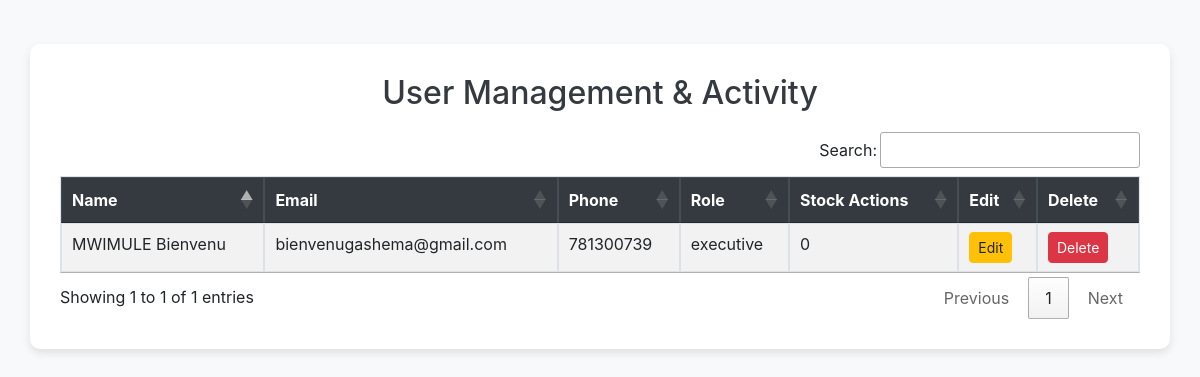
The app's page /reports/user_managment_and_working.php (signed in), older data.
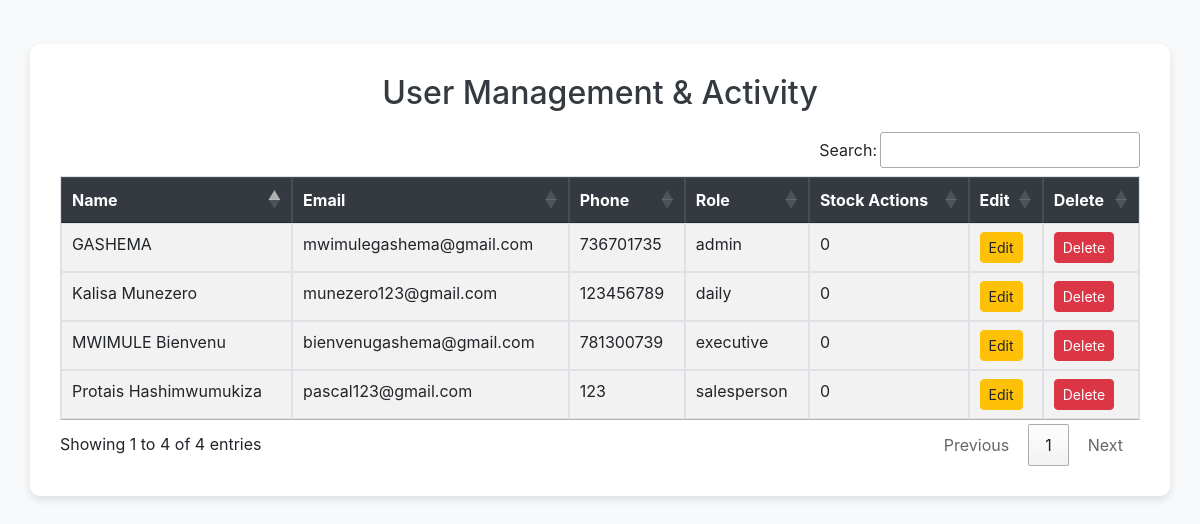
The same page, newer data.
### tables this page shows
CREATE TABLE `users` (
  `id` int(12) NOT NULL,
  `names` varchar(100) NOT NULL,
  `email` varchar(50) NOT NULL,
  `phone` int(14) NOT NULL,
  `password` varchar(300) NOT NULL,
  `role` varchar(12) NOT NULL,
  `otp` int(100) NOT NULL,
  `time` timestamp(6) NOT NULL DEFAULT current_timestamp(6) ON UPDATE current_timestamp(6)
);

### reports/user_managment_and_working.php (the view, shortened to what this page needs)
<?php
include_once "../config/config.php";
$users = mysqli_query($conn, "SELECT id, names, email, phone, role FROM users ORDER BY names");
$actionCounts = [];
?>
<!DOCTYPE html>
<html lang="en">
<head>
  <link href="../vendor/bootstrap-4.1/bootstrap.min.css" rel="stylesheet">
  <link rel="stylesheet" href="https://cdn.datatables.net/1.13.6/css/jquery.dataTables.min.css">
  <link rel="stylesheet" href="https://cdn.datatables.net/buttons/2.4.1/css/buttons.dataTables.min.css">
</head>
<body class="p-4">
  <div class="container">
    <h2>User Management & Activity</h2>
    <table id="userTable" class="table table-bordered table-striped">
      <thead>
        <tr><th>Name</th><th>Email</th><th>Phone</th><th>Role</th><th>Stock Actions</th><th>Edit</th><th>Delete</th></tr>
      </thead>
      <tbody>
        <?php while($u = mysqli_fetch_assoc($users)): ?>
        <tr>
          <td><?= htmlspecialchars($u['names']) ?></td>
          <td><?= htmlspecialchars($u['email']) ?></td>
          <td><?= htmlspecialchars($u['phone']) ?></td>
          <td><?= htmlspecialchars($u['role']) ?></td>
          <td><?= $actionCounts[$u['id']] ?? 0 ?></td>
          <td><a href="../edits/edit_user.php?id=<?= $u['id'] ?>" class="btn btn-sm btn-warning rounded">Edit</a></td>
          <td>
            <button type="button" class="btn btn-sm btn-danger rounded delete-user-btn" data-user-id="<?= $u['id'] ?>">Delete</button>
          </td>
        </tr>
        <?php endwhile; ?>
      </tbody>
    </table>
  </div>
</body>
</html>

Row changes from the older to the newer data that the page shows:
added users: names "GASHEMA", email "mwimulegashema@gmail.com", phone "736701735", role "admin", id "0"
added users: names "Kalisa Munezero", email "munezero123@gmail.com", phone "123456789", role "daily", id "0"
added users: names "Protais Hashimwumukiza", email "pascal123@gmail.com", phone "123", role "salesperson", id "0"
Text that changed along with them:
text written by a page script: "Search: Showing 1 to 1 of 1 entries Previous 1 Next" → "Search: Showing 1 to 4 of 4 entries Previous 1 Next"
